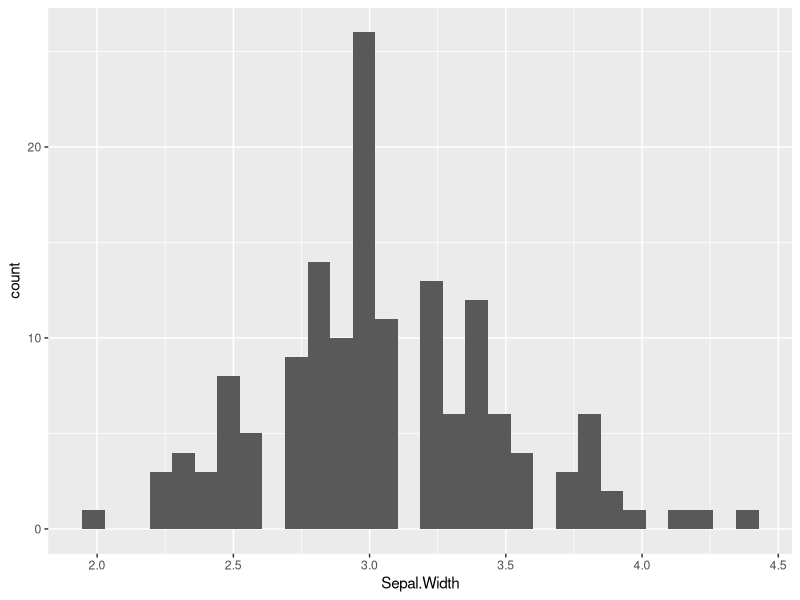
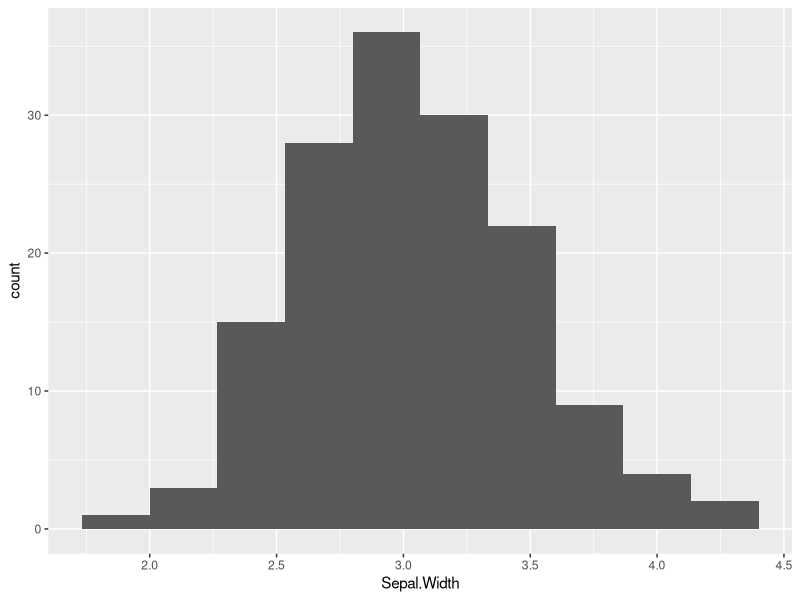
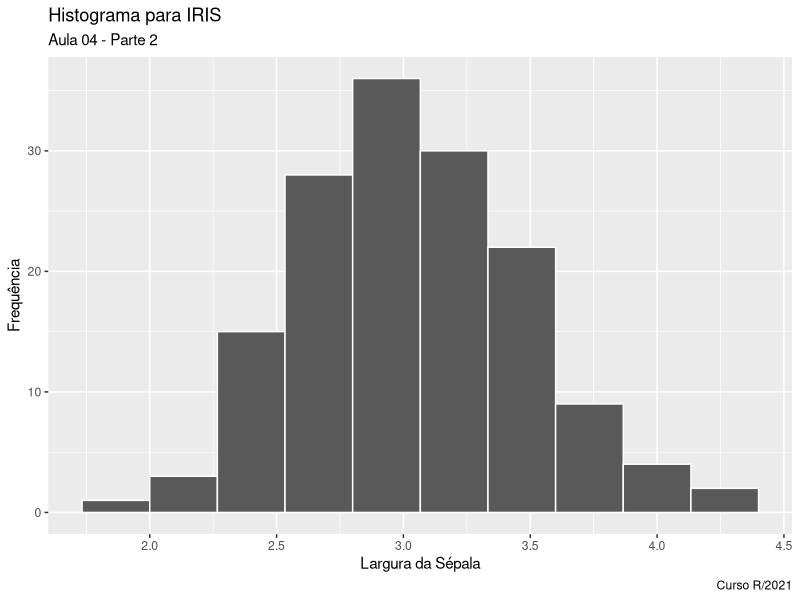
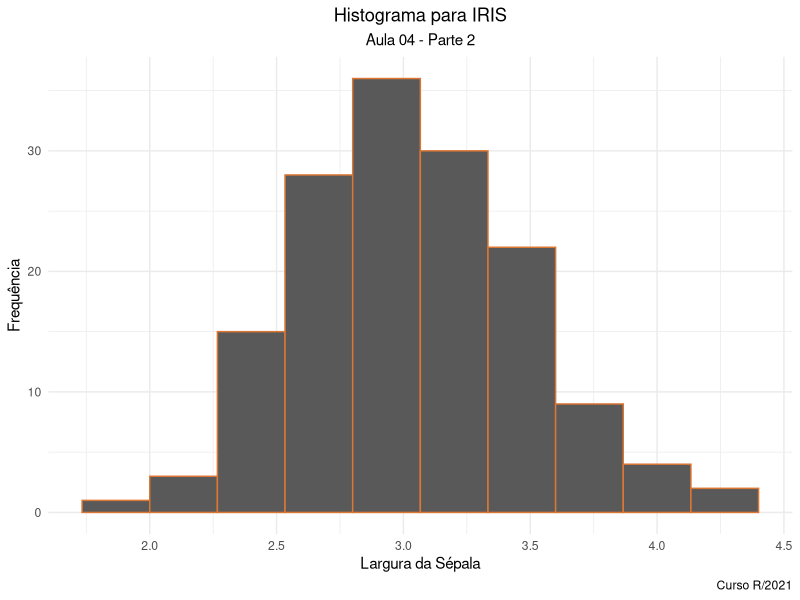
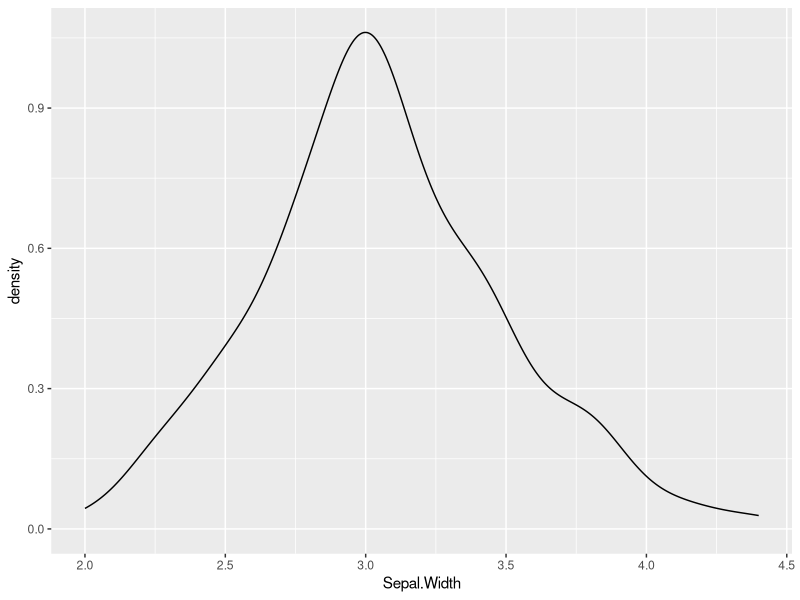
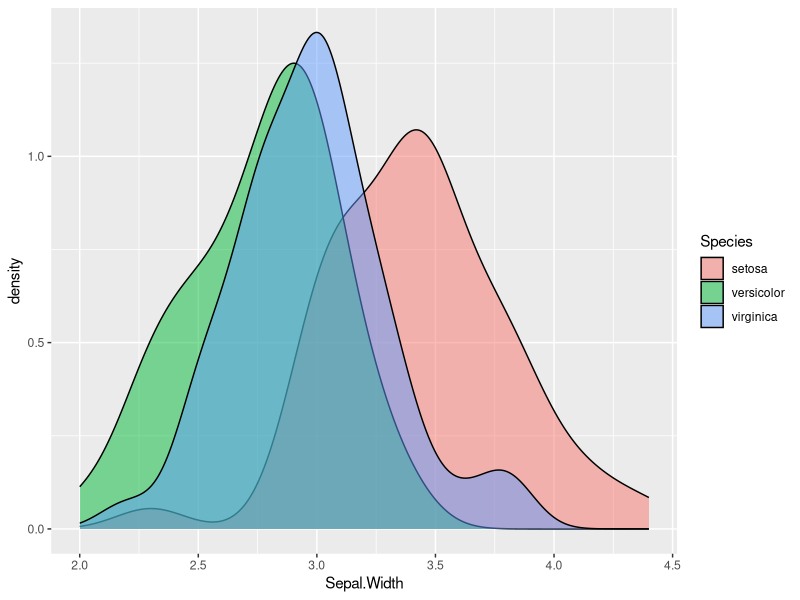
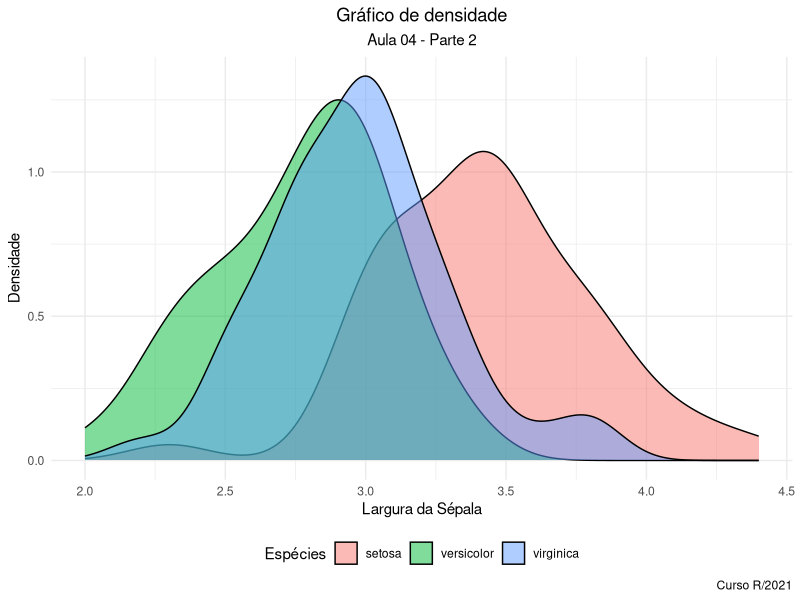

R code for these plots, in order: (Note: this script raises an error after producing the figures.)
# ---
#
# Aula 04 - Ggplot: Parte 2
# Equalitas - Introdução ao R 2021
#
# ---
#
# Professores:
# Eduardo Ryô Tamaki
# e-mail: eduardo.rtamaki@gmail.com
#
# Virgílio Mendes
# e-mail: virgilioebm@gmail.com

# ---
# 29/04/2020
# ---
#
# Material de Apoio:
# Ggplot Website: https://ggplot2.tidyverse.org/index.html
# Dplyr Cheat Sheet: https://www.rstudio.com/wp-content/uploads/2015/03/ggplot2-cheatsheet.pdf
#

## PREAMBULO -------------------------------------------------------------------

# Conteúdo:
# Histograma
# Densidade
# Linha
# Personalisar posição de titulos 
# Tema (cor e estilo)
# Legenda
# Facets
# Plots conjuntos (gridExtra)

## -----------------------------------------------------------------------------

## Ggplot2

## Limpando nosso Environment
rm(list = ls())


## Carregando o Ggplot2
library(ggplot2)

#install.packages("gridExtra")
library(gridExtra)

?iris
?airquality

## -----------------------------------------------------------------------------

# Histograma

# Uso: distribuição de frequências
# Distribuição dos casos segundo a frequencia

# Passo 1:
ggplot(data = iris, aes(x = Sepal.Width)) +
  geom_histogram() # Apenas variavel X

ggplot(data = iris, aes(x = Sepal.Width)) +
  geom_histogram(bins = 10) # bins limita a quantidade de colunas

# Passo 2:
ggplot(data = iris, aes(x = Sepal.Width)) +
  geom_histogram(bins = 10, col = "white") + # col muda cor da borda
  labs(title = "Histograma para IRIS", # Inclui titulo dos eixos
       subtitle = "Aula 04 - Parte 2",
       x = "Largura da Sépala",
       y = "Frequência", 
       caption = "Curso R/2021")

# Passo 3:
# HTML colour: https://htmlcolorcodes.com/

ggplot(data = iris, aes(x = Sepal.Width)) +
  geom_histogram(bins = 10, col = "#DC7633") + # col muda cor da borda
  labs(title = "Histograma para IRIS", # Inclui titulo dos eixos
       subtitle = "Aula 04 - Parte 2",
       x = "Largura da Sépala",
       y = "Frequência", 
       caption = "Curso R/2021") +
  theme_minimal() + # ajusta o tema
  theme(plot.title = element_text(hjust = 0.5), # centraliza o titulo
        plot.subtitle = element_text(hjust = 0.5)) # centraliza o subtitulo

# Salvar
ggsave("plot_histograma.png", height = 8, width = 10, dpi = 600)

## -----------------------------------------------------------------------------

# Densidade
# Gráfico para var numéricas contínuas, tira densidade 
# não tem eixo Y, amostra

# Passo 1:
ggplot(data = iris, aes(x = Sepal.Width)) +
  geom_density()

# Passo 2:
ggplot(data = iris, aes(x = Sepal.Width, fill = Species)) + # fill qualifica as categorias
  geom_density(alpha = .5) # gradiente da cor

# Passo 3:
ggplot(data = iris, aes(x = Sepal.Width, fill = Species)) +
  geom_density(alpha = .5) + # gradiente da cor
  labs(title = "Gráfico de densidade",
       subtitle = "Aula 04 - Parte 2",
       x = "Largura da Sépala",
       y = "Densidade", 
       caption = "Curso R/2021", 
       fill = "Espécies") +
  theme_minimal() + # ajusta o tema
  theme(plot.title = element_text(hjust = 0.5), # centraliza o titulo
        plot.subtitle = element_text(hjust = 0.5), # centraliza o subtitulo
        legend.position = "bottom") # altera a posição da legenda


# Salvar
ggsave("plot_densidade.png", height = 8, width = 10, dpi = 600)

## -----------------------------------------------------------------------------

# Gafico de linha

# Uso: Series temporais, longitudinal data
# Banco especifico

# Daily air quality measurements in New York, May to September 1973.
?airquality

datasets::airquality
# Temperatura
# Dia
# Em um determinado mês

# Base: Tratando
## Selecionando os casos longitudinais
bd = airquality %>% filter(Month == "6")

# Passo 1:
ggplot(bd, aes(x = Day, y = Temp)) + # precisa de parametro Y
  geom_line()

# Passo 2:
ggplot(bd, aes(x = Day, y = Temp)) +
  geom_line(size = .6, # tamanho
            col = "blue", # borda cor
            linetype = "dashed")  # tipo de linha

# Passo 3:
ggplot(bd, aes(x = Day, y = Temp)) +
  geom_line(size = .6, col = "blue", linetype = "dashed") +
  labs(title = "Gráfico de Linha | Por Mês",
       subtitle = "Aula 04 - Parte 2",
       x = "Dia",
       y = "Temperatura", 
       caption = "Curso R/2021") +
  theme_minimal() + # ajusta o tema
  theme(plot.title = element_text(hjust = 0.5), # centraliza o titulo
        plot.subtitle = element_text(hjust = 0.5), # centraliza o subtitulo
        legend.position = "bottom") # altera a posição da legenda

## Complementar:
# Plot alternativo para varias facetas::
ggplot(airquality, aes(x = Day, y = Temp)) +
  geom_line(size = .6, col = "blue", linetype = "dashed") +
  labs(title = "Gráfico de Linha | Altenativo",
       subtitle = "Aula 04 - Parte 2",
       x = "Dia",
       y = "Temperatura", 
       caption = "Curso R/2021") +
  theme_minimal() + # ajusta o tema
  theme(plot.title = element_text(hjust = 0.5), # centraliza o titulo
        plot.subtitle = element_text(hjust = 0.5), # centraliza o subtitulo
        legend.position = "bottom") + # altera a posição da legenda
  facet_wrap(~Month) # faceta o grafico por um variavel


## -----------------------------------------------------------------------------

# Plotar mais de um gráfico simultaneamente
library(gridExtra)


g1 = ggplot(bd, aes(x = Day, y = Temp)) +
  geom_line(size = .6, col = "blue", linetype = "dashed") +
  labs(title = "Gráfico de Linha | Por Mês",
       subtitle = "Aula 04 - Parte 2",
       x = "Dia",
       y = "Temperatura", 
       caption = "Curso R/2021") +
  theme_minimal() + # ajusta o tema
  theme(plot.title = element_text(hjust = 0.5), # centraliza o titulo
        plot.subtitle = element_text(hjust = 0.5), # centraliza o subtitulo
        legend.position = "bottom") # altera a posição da legenda

g1

g2 = ggplot(data = iris, aes(x = Sepal.Width, fill = Species)) +
  geom_density(alpha = .5) + # gradiente da cor
  labs(title = "Gráfico de densidade",
       subtitle = "Aula 04 - Parte 2",
       x = "Largura da Sépala",
       y = "Densidade", 
       caption = "Curso R/2021", 
       fill = "Espécies") +
  theme_minimal() + # ajusta o tema
  theme(plot.title = element_text(hjust = 0.5), # centraliza o titulo
        plot.subtitle = element_text(hjust = 0.5), # centraliza o subtitulo
        legend.position = "bottom") # altera a posição da legenda

g2

# coloca os dois graficos juntos
grid.arrange(g1, g2) 

# Salvar os dois graficos 
g_final = grid.arrange(g1, g2)

ggsave("grafico_final.png", g_final, height = 8, width = 10)

## -----------------------------------------------------------------------------
# Fim!